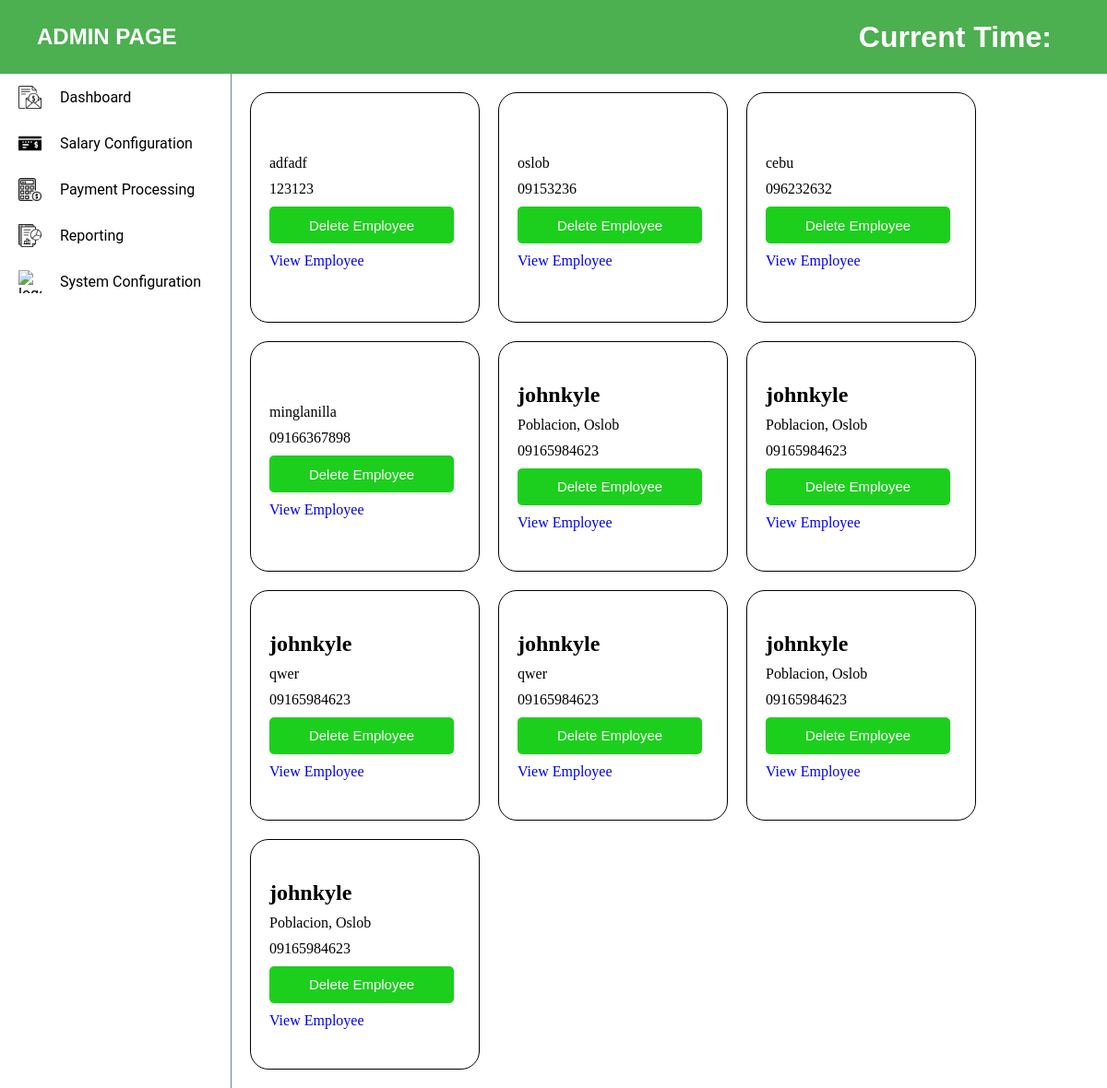
The app's page /admin-dashboard, older data.
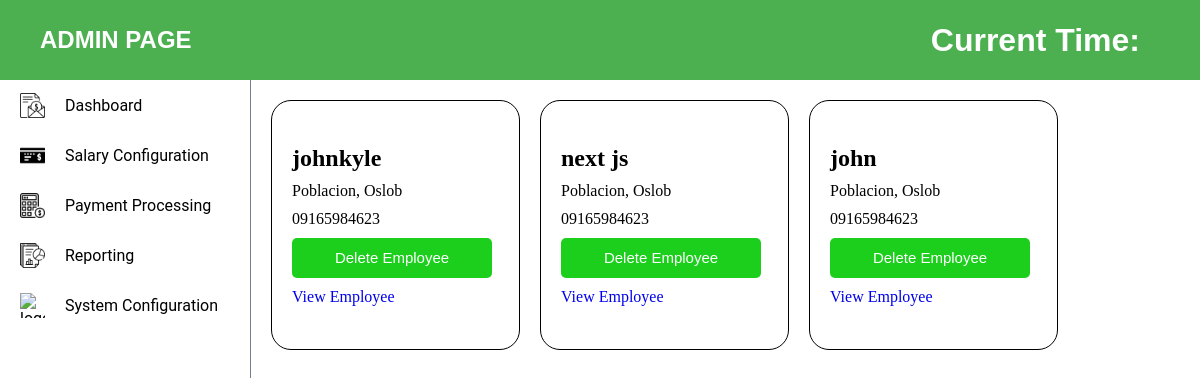
The same page, newer data.
### myapp/models.py (models this page shows, shortened)
class Employee(AbstractUser):
    employee_id = models.AutoField(primary_key=True, unique=True)
    name = models.CharField(max_length=255)
    email = models.EmailField(unique=True)
    contact = models.CharField(max_length=15)
    address = models.TextField()
    username = models.CharField(max_length=255)
    password = models.CharField(max_length=128)
    groups = models.ManyToManyField('auth.Group', related_name='employee_groups', blank=True)
    user_permissions = models.ManyToManyField('auth.Permission', related_name='employee_permissions', blank=True)

### myapp/views.py (the view)
# urls.py: path("admin-dashboard", views.admin_view, name="admin_view"),
def admin_view(request):
    employees = Employee.objects.all()
    return render(request, 'admin-view/admin.html', {
        'employees' : employees
    })

### myapp/templates/admin-view/admin.html (shortened to what this page needs)
<!DOCTYPE html>
<html lang="en">
<head>
    {% load static %}
    <link rel="stylesheet" href="{% static 'css/navbar.css' %}">
    <link rel="stylesheet" href="{% static 'css/dashboard.css' %}">
    <link rel="stylesheet" href="{% static 'css/admin.css' %}">
    <link rel="stylesheet" href="{% static 'css/admin-dashboard.css' %}">
</head>
<body>
    <div class="admin-header">
        <h2>ADMIN PAGE</h2>
        <div class="right-side-header">
            <h1>Current Time:</h1>
        </div>
    </div>
    <div class="page-content">
        <aside class="aside-content">
            <ul class="aside-nav">
                <a class="aside-nav-items" href="{% url 'admin_view' %}">
                    <img class="sidenav-logo" src="../images/salary.png" alt="logo">
                    Dashboard
                </a>
                <a class="aside-nav-items" href="{% url 'salary_config' %}">
                    <img class="sidenav-logo" src="../images/bank-check.png" alt="logo">
                    Salary Configuration
                </a>
                <a class="aside-nav-items" href="{% url 'payment_proc' %}">
                    <img class="sidenav-logo" src="../images/calculator.png" alt="logo">
                    Payment Processing
                </a>
                <a class="aside-nav-items" href="{% url 'reporting' %}">
                    <img class="sidenav-logo" src="../images/report.png" alt="logo">
                    Reporting
                </a>
                <a class="aside-nav-items" href="{% url 'system_config' %}">
                    <img class="sidenav-logo" src="../images/system.png" alt="logo">
                    System Configuration
                </a>
            </ul>
        </aside>
        <section class="admin-content">
            <div class="card-container">
                {% for employee in employees %}
                    <div class="card-content">
                        <h1>{{ employee.name }}</h1>
                        <p>{{ employee.address }}</p>
                        <p>{{ employee.contact }}</p>
                        <button>Delete Employee</button>
                        <a href="#" onclick="openEditDialog('{{ employee.name }}', '{{ employee.address }}', '{{ employee.contact }}')">View Employee</a>
                    </div>
                {% endfor %}
            </div>
        </section>
    </div>
</body>
</html>

### myapp/static/css/navbar.css (style rules this page uses)
* { box-sizing: border-box; padding: 0; margin: 0; }
.page-content { height: calc(100vh - 160px); width: 100vw; display: flex; flex-direction: row; }
.aside-content { height: calc(100vh - 80px); width: 250px; }
.aside-nav { display: flex; flex-direction: column; }
.aside-nav-items { list-style-type: none; width: 250px; height: 50px; display: flex; justify-content: flex-start; align-items: center; font-family: 'Roboto', sans-serif; color: black; align-self: flex-start; margin-left: 20px; }
.sidenav-logo { height: 25px; width: 25px; margin-right: 20px; }
a { text-decoration: none; }

### myapp/static/css/admin.css (style rules this page uses)
* { box-sizing: border-box; padding: 0; margin: 0; }
.admin-header { height: 80px; width: 100vw; background-color: #4CAF50; display: flex; justify-content: space-between; align-items: center; padding: 0 40px 0 40px; font-family: 'Popppins', sans-serif; color: white; }
.admin-content { height: calc(100vh - 80px); width: calc(100vw - 250px); border-left: solid 1px; border-color: slategray; overflow-y: auto; scrollbar-width: thin; scrollbar-color: #ccc #f0f0f0; }
.right-side-header { display: flex; flex-direction: row; gap: 20px; justify-content: center; align-items: center; font-family: 'Poppins', sans-serif; }

### myapp/static/css/admin-dashboard.css (style rules this page uses)
* { box-sizing: border-box; margin: 0; padding: 0; }
.card-container { display: flex; flex-wrap: wrap; padding: 20px; gap: 20px; }
.card-content { height: 250px; width: 249px; border: solid black 1px; border-radius: 20px; display: flex; flex-direction: column; justify-content: center; align-items: flex-start; padding: 20px; gap: 10px; }
.card-content button { height: 40px; width: 200px; background-color: rgb(29, 207, 29); border-radius: 5px; color: white; border: none; cursor: pointer; font-size: 15px; }

Row changes from the older to the newer data that the page shows:
removed Employee: address "adfadf", contact "123123"
removed Employee: address "oslob", contact "09153236"
removed Employee: address "cebu", contact "096232632"
removed Employee: address "minglanilla", contact "09166367898"
removed Employee: name "johnkyle", address "Poblacion, Oslob", contact "09165984623"
removed Employee: name "johnkyle", address "qwer", contact "09165984623"
removed Employee: name "johnkyle", address "qwer", contact "09165984623"
removed Employee: name "johnkyle", address "Poblacion, Oslob", contact "09165984623"
removed Employee: name "johnkyle", address "Poblacion, Oslob", contact "09165984623"
added Employee: name "next js", address "Poblacion, Oslob", contact "09165984623"
added Employee: name "john", address "Poblacion, Oslob", contact "09165984623"
